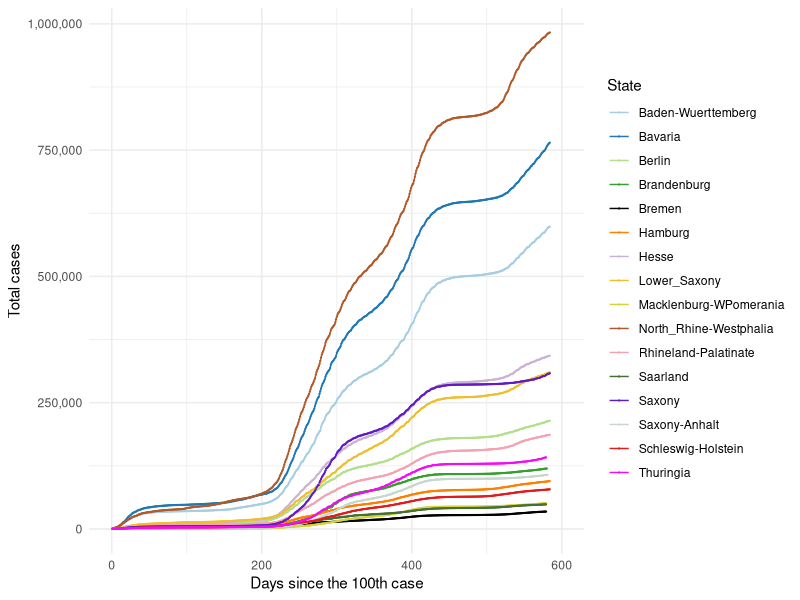
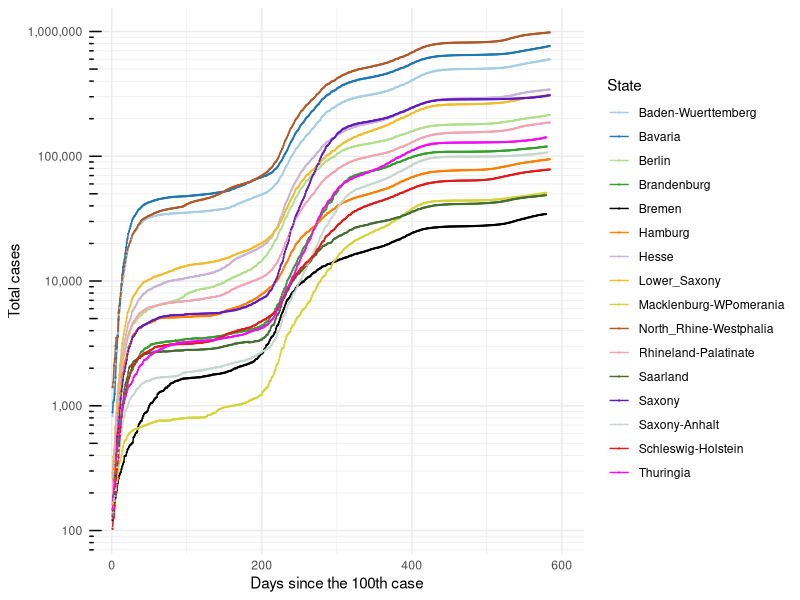
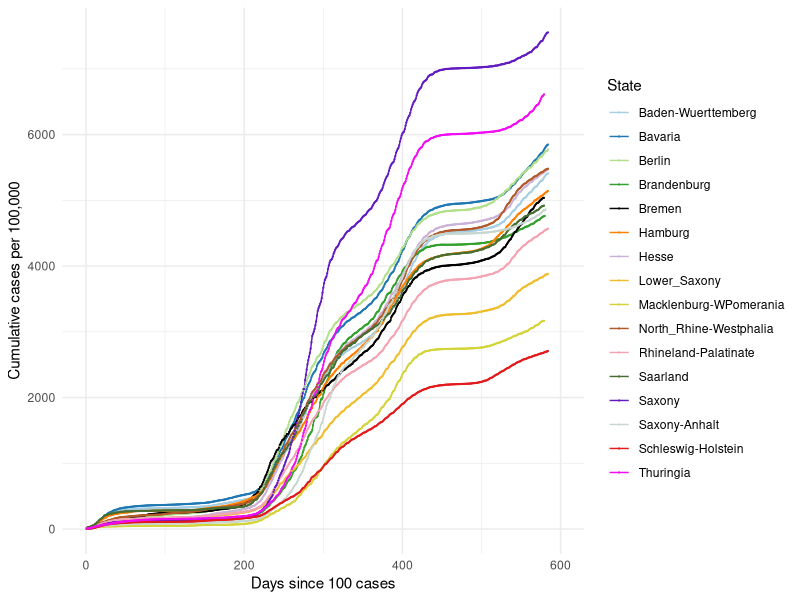
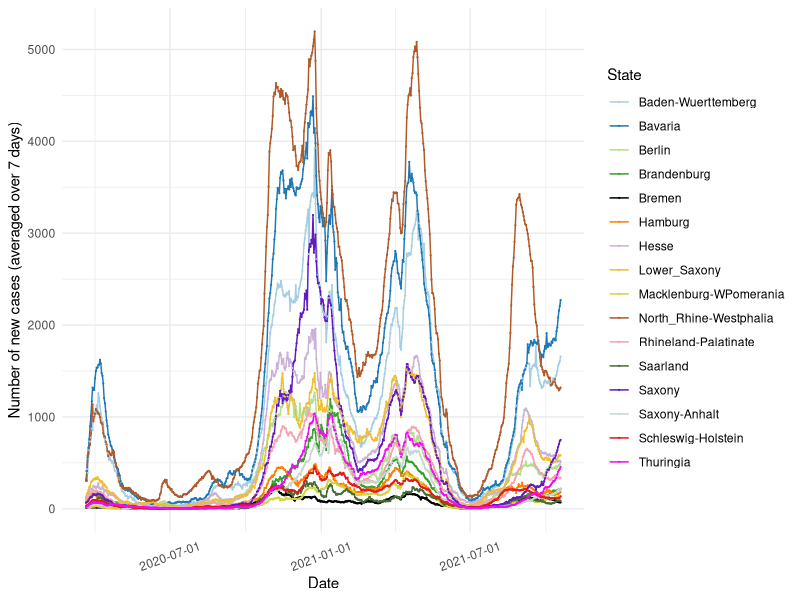
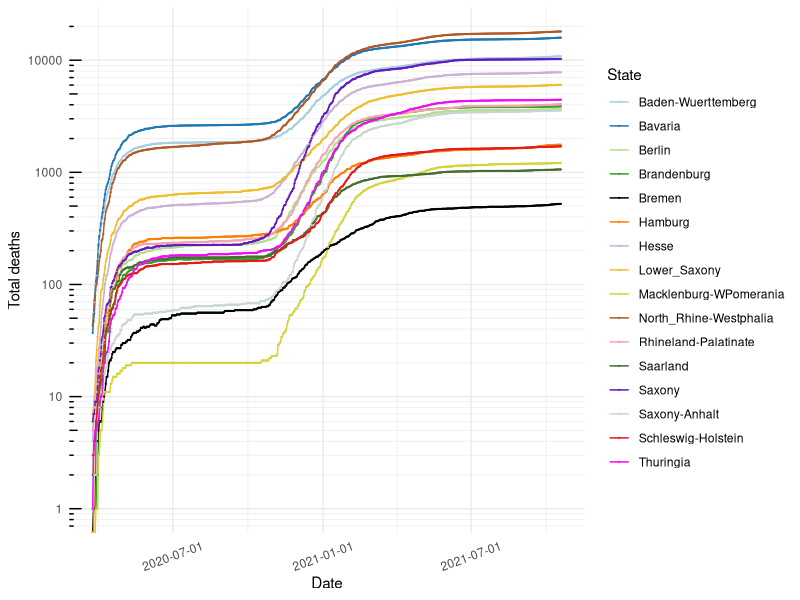
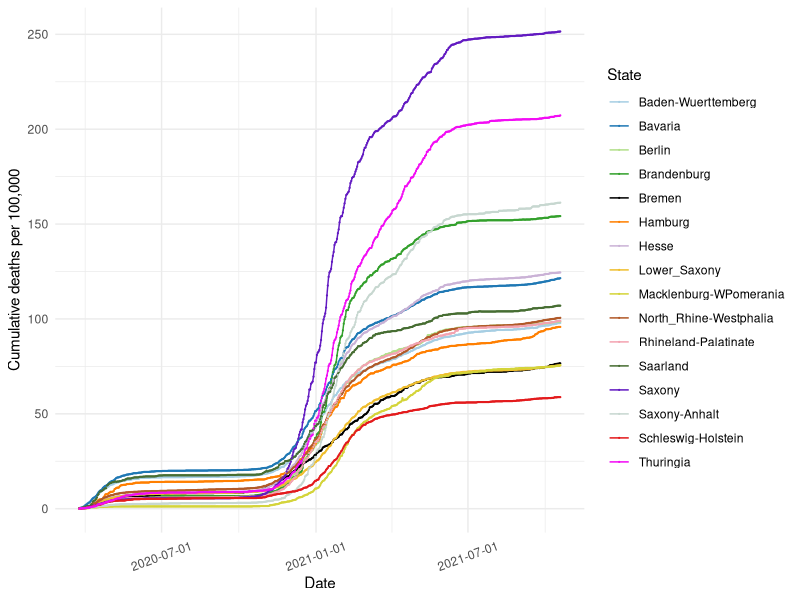
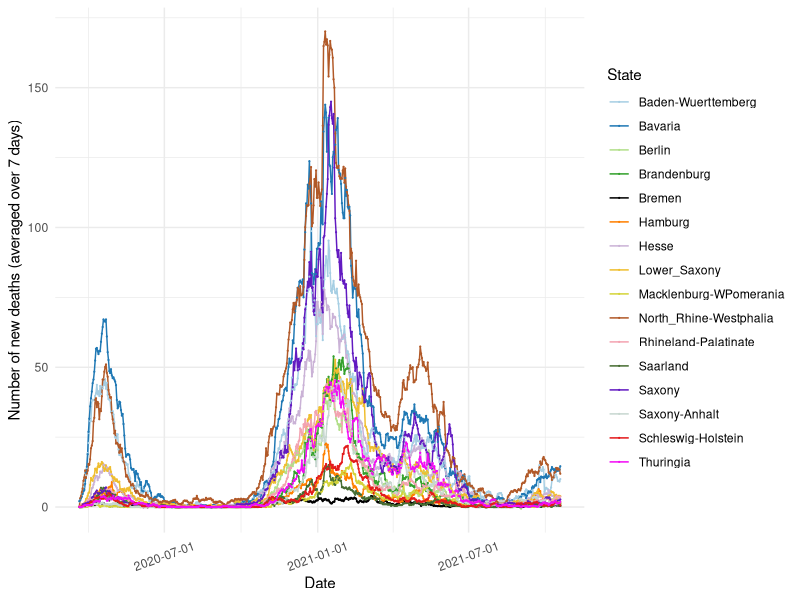

Here is the R script that generated these plots, in order:
## ---- chunk 1

knitr::opts_chunk$set(echo=TRUE, collapse = TRUE)

libload<-function(...) {
    libs<-unlist(list(...))
    req<-unlist(lapply(libs,require,character.only=TRUE))
    need<-libs[req==FALSE]
    if(length(need)>0){ 
        install.packages(need, repos = "https://ftp.fau.de/cran/")  
        lapply(need, require, character.only=TRUE)
    }
}
packages <- c("data.table", "ggplot2", "dplyr", "stats", "RColorBrewer", "readr", "here", "scales")
libload(packages)


`%notin%` <- function(x,y) !(x %in% y) 
cumulative.cases <- read_csv(here("static", "data", "Germany10States.csv"))
germany.16states <- read_csv(here("static", "data", "Germany16States.csv"))

colors16 <- c('#A6CEE3', '#1F78B4', '#B2DF8A', '#33A02C',
              '#000000', '#FF7F00', '#CAB2D6', 
              '#EFBE2F', '#d4d43a', '#B15928', '#F3A3B1', '#466D32',
              '#621AC1', '#C7D7D0', '#E31A1C','#F20CF4', '#123456')

## ---- chunk 2

## 16 States with the highest cumulative cases ##
#################################################

#states.filter <- cumulative.cases[cumulative.cases$Days_100 > 0,]
#states.sel <- unique(states.filter$State)

# Choose all the data points for the selected countries starting from Days_100 > 0
#states.final <- cumulative.cases[cumulative.cases$Days_100 > 0,]
states.final <- germany.16states[germany.16states$Days_100 > 0,]

# Plot 1 == Linear scale for total number of cases
cum.plot <- ggplot(data=states.final, aes(x=Days_100, y=Total_Cases, group=State, color=State)) +
            geom_line() + geom_point(size = 0.1) +     
          #  scale_color_brewer(palette = 'Paired') + 
            scale_colour_manual(name= "State", values= colors16) +
            scale_x_continuous('Days since the 100th case', limits=c(0,600)) + 
            scale_y_continuous(name="Total cases", labels= comma) + 
            #ggtitle('Linear scale') +
            theme_minimal()

print(cum.plot) 

## ---- chunk 3

## Logarithmic scale ##
#######################

base_breaks <- function(n = 10){
  function(x) {
    axisTicks(log10(range(x, na.rm = TRUE)), log = TRUE, n = n)
  }
}

logbreaks <- 10^(-10:10)
logminor_breaks <- rep(1:9, 21)*(10^rep(-10:10, each=9))

cum.plot2 <- ggplot(data=states.final, aes(x=Days_100, y=Total_Cases, group=State, color=State)) +
             geom_line() + geom_point(size=0.1) + 
          #   scale_color_brewer(palette = 'Paired') +
             scale_colour_manual(name= "State", values= colors16) +
             scale_x_continuous(name='Days since the 100th case', limits=c(0,600)) + 
             scale_y_continuous(name="Total cases", trans = 'log10', breaks = logbreaks, minor_breaks =                                 logminor_breaks, labels= comma) +
             annotation_logticks(sides="l") + 
             #ggtitle('Logarithmic scale') +
             theme_minimal()

print(cum.plot2)

## ---- chunk 4

#states16.filter <- germany.16states[germany.16states$Days_100 > 0,]
#states16.sel <- unique(states16.filter$State)

# Choose all the data points for the selected countries starting from Days_100 > 0 
#states16.final <- states16.filter[states16.filter$State %in% states16.sel & states16.filter$Days_100 > 0,]

states16.final <- germany.16states[germany.16states$Days_100 > 0,]

# Plot 1 == Linear scale for total number of cases
per100.plot <- ggplot(data=states16.final, aes(x=Days_100, y=Per100, group=State, color=State)) +
            geom_line() + geom_point(size = 0.1) + 
            # scale_color_brewer(palette = 'Paired') +
            scale_colour_manual(name= "State", values= colors16) +
            scale_x_continuous('Days since 100 cases', limits=c(0,600)) + 
            scale_y_continuous("Cumulative cases per 100,000") + 
            #ggtitle('Linear scale') +
            theme_minimal()

print(per100.plot)

## ---- chunk 5
#new.cases <- read_csv(here("static", "data", "GermanyNewCases10States.csv"))

new7days <- states.final[states.final$Avg_7days > 0,]
new7days$Dates <- as.Date(new7days$Dates)

newcase7.plot <- ggplot(data=new7days, aes(x=Dates, y=Avg_7days, group=State, color=State)) +
            geom_line() + geom_point(size = 0.1) + 
       #     scale_color_brewer(palette = 'Paired') +
            scale_colour_manual(name= "State", values= colors16) +
            scale_x_date(name='Date', labels=date_format('%Y-%m-%d')) + 
            scale_y_continuous(name="Number of new cases (averaged over 7 days)") + 
            #ggtitle('Linear scale') +
            theme_minimal() + theme(axis.text.x = element_text(angle=20, hjust=0.5, vjust=0.5))

print(newcase7.plot)
 
## ---- chunk 6
#num.deaths <- read_csv(here("static", "data", "GermanyTotalDeaths10States.csv"))

# Choose all the data points for the selected countries starting from Days_5 > 0
states.final$Dates <- as.Date(states.final$Dates)
deaths.final <- states.final
deaths.final <- deaths.final[deaths.final$Dates > as.Date('2020-03-24'),]

# Plot 1 == Linear scale for total number of cases
deaths.plot <- ggplot(data=deaths.final, aes(x=Dates, y=Deaths, group=State, color=State)) +
   geom_line() + geom_point(size = 0.1) + 
  # scale_color_brewer(palette = 'Paired') +
   scale_colour_manual(name= "State", values= colors16) +
   scale_x_date(name='Date', labels=date_format('%Y-%m-%d')) + 
   scale_y_continuous("Total deaths", trans = 'log10', breaks = logbreaks, 
                      minor_breaks = logminor_breaks) +
   annotation_logticks(sides="l") + 
   #ggtitle('Linear scale') +
   theme_minimal() + theme(axis.text.x = element_text(angle=20, hjust=0.5, vjust=0.5))

print(deaths.plot)

## ---- chunk 7

states.final$Dates <- as.Date(states.final$Dates)
deaths.final100 <- states.final
deaths.final100 <- deaths.final100[deaths.final100$Dates > as.Date('2020-03-24'),]

#states16.final <- germany.16states[germany.16states$DeathsDays_5 > 0,]

# Plot 1 == Linear scale for total number of cases
deathper100.plot <- ggplot(data=deaths.final100, aes(x=Dates, y=DeathPer100, group=State, color=State)) +
            geom_line() + geom_point(size = 0.1) + 
            # scale_color_brewer(palette = 'Paired') +
            scale_colour_manual(name= "State", values= colors16) +
          #  scale_x_continuous('Days since 5 deaths', limits=c(0,600)) +
            scale_x_date(name='Date', labels=date_format('%Y-%m-%d')) + 
            scale_y_continuous("Cumulative deaths per 100,000") + 
            #ggtitle('Linear scale') +
            theme_minimal() + theme(axis.text.x = element_text(angle=20, hjust=0.5, vjust=0.5))


print(deathper100.plot)

## ---- chunk 8
#new.cases <- read_csv(here("static", "data", "GermanyNewCases10States.csv"))

states.final$Dates <- as.Date(states.final$Dates)
death7days <- states.final
death7days <- death7days[death7days$Dates > as.Date('2020-03-20'),]

death7days.plot <- ggplot(data=death7days, aes(x=Dates, y=Death_7days, group=State, color=State)) +
            geom_line() + geom_point(size = 0.1) + 
       #     scale_color_brewer(palette = 'Paired') +
            scale_colour_manual(name= "State", values= colors16) +
            scale_x_date(name='Date', labels=date_format('%Y-%m-%d')) + 
            scale_y_continuous(name="Number of new deaths (averaged over 7 days)") + 
           
            #ggtitle('Linear scale') +
            theme_minimal() + theme(axis.text.x = element_text(angle=20, hjust=0.5, vjust=0.5))

print(death7days.plot)
 
